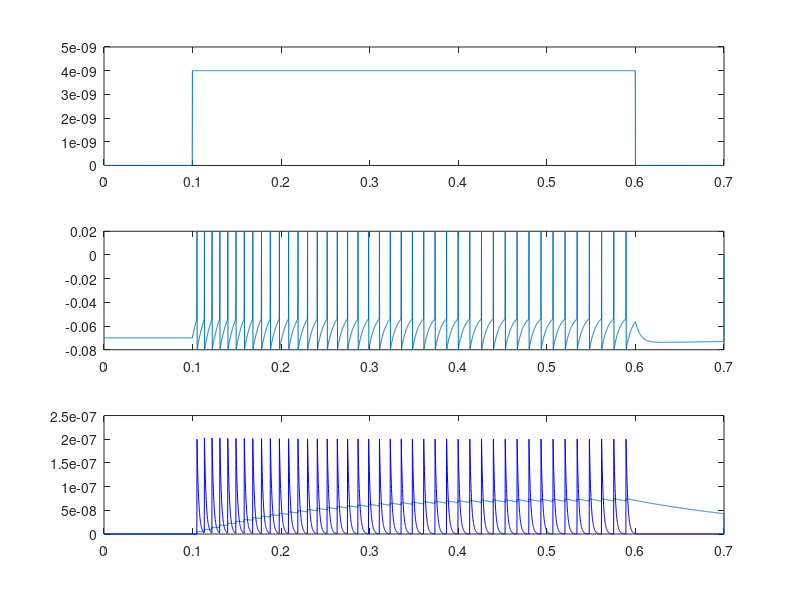

This figure's MATLAB source:
% SRA_LIF.m
% Leaky-integrate-and-fire neuron with spike rate adaptation and a
% refractory current.

clear
E=-70e-3;
Rm=10e6;
tau_m=10e-3;
Vth=-54e-3;
Vreset=-80e-3;
Vspike = 20e-3;
E_K = -80e-3;       % reversal potential for spike-rate adaptation (SRA) and 
                    % refractory current

Iapp = 4e-9;        
dt=0.0002;
tmax=0.7;
tpulse=0.1;
lengthpulse=0.5;
Nt=tmax/dt;
T=0:dt:tmax;
I=zeros(size(T));
V=zeros(size(T));
gsra=zeros(size(T));    % spike-rate adaptaion conductance
tau_sra = 0.2;          % time for spike-rate adaptation to decay
delta_gsra = 5e-9;     % increase in spike-rate conductance per spike

gref=zeros(size(T));    % spike refractory conductance
tau_ref = 0.002;        % time for refractory conductance to decay
delta_gref = 200e-9;     % increase in refractory conductance per spike

V(1)=E;                 % begin simulation with membrane potential at leak level
gsra(1) = 0;            % initially no spike-rate adaptation
gref(1) = 0;            % initially no refractory current

spikes=zeros(size(T));  % vector to record spike times
for i = tpulse/dt : (tpulse+lengthpulse)/dt
    I(i) = Iapp;        % applied current during a pulse
end
for i = 2:Nt;
    
    % Next line solves tau_sra*(d gsra/dt) = -gsra
    gsra(i) = gsra(i-1)*(1-dt/tau_sra);
    % Next line solves tau_ref*(d gref/dt) = -gref
    gref(i) = gref(i-1)*(1-dt/tau_ref);
    
    if ( V(i-1) == Vspike ) 
        V(i) = Vreset;      % reset after spike
    else
        V(i) = V(i-1) + ...     %otherwise integrate 
            dt/tau_m*(E - V(i-1) +Rm*I(i-1) - ...
        (V(i-1)-E_K)*Rm*(gsra(i-1)+gref(i-1)) ); % current for SRA is (V-E_K)*gsra
    
    end
    
    if V(i) > Vth       % if voltage is greater than threshold spike
        V(i) = Vspike;  % change voltage so we see the spike
        spikes(i) = 1;  % record the time of the spike
        gsra(i) = gsra(i-1) + delta_gsra;   % increase the spike-rate-daptation conductance
        gref(i) = gref(i-1) + delta_gref;   % increase the refractory conductance
    end
end

%clf;
figure(1);
subplot(3,1,1);
plot(T,I);
hold on;
subplot(3,1,2);
plot(T,V);
hold on;
subplot(3,1,3);
plot(T,gsra);
hold on
plot(T,gref,'b')
